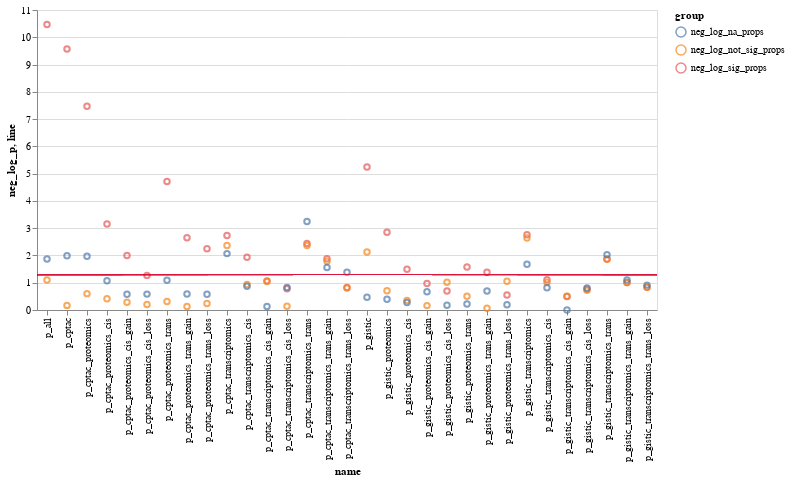

This figure's notebook cell:
### Code cell
all_pvals = all_pvals.infer_objects()

all_pvals = all_pvals.assign(
    line=-np.log10(0.05),
    neg_log_sig_props=-np.log10(all_pvals["sig_props"]),
    neg_log_not_sig_props=-np.log10(all_pvals["not_sig_props"]),
    neg_log_na_props=-np.log10(all_pvals["na_props"]),
)

all_pvals = all_pvals.drop(columns=["sig_props", "not_sig_props", "na_props"])
all_pvals = all_pvals.melt(
    id_vars=["name", "line"],
    value_vars=["neg_log_sig_props", "neg_log_not_sig_props", "neg_log_na_props"],
    var_name="group",
    value_name="neg_log_p",
)

base = alt.Chart(all_pvals)

dots = base.mark_point().encode(
    x="name",
    y="neg_log_p",
    color="group",
)

line = base.mark_rule(color="crimson").encode(
    y="line"
)

dots + line

### Figure 1 — Vega-Lite specification as saved in the notebook (floating-point values rounded to 4 significant figures)
{"config": {"view": {"continuousWidth": 400, "continuousHeight": 300}}, "layer": [{"mark": "point", "encoding": {"color": {"field": "group", "type": "nominal"}, "x": {"field": "name", "type": "nominal"}, "y": {"field": "neg_log_p", "type": "quantitative"}}}, {"mark": {"type": "rule", "color": "crimson"}, "encoding": {"y": {"field": "line", "type": "quantitative"}}}], "data": {"name": "data-c6985df01219acf5fcbb7279ffdbd68d"}, "$schema": "https://vega.github.io/schema/vega-lite/v4.17.0.json", "datasets": {"data-c6985df01219acf5fcbb7279ffdbd68d": [{"name": "p_all", "line": 1.301, "group": "neg_log_sig_props", "neg_log_p": 10.47}, {"name": "p_cptac", "line": 1.301, "group": "neg_log_sig_props", "neg_log_p": 9.569}, {"name": "p_cptac_proteomics", "line": 1.301, "group": "neg_log_sig_props", "neg_log_p": 7.47}, {"name": "p_cptac_proteomics_cis", "line": 1.301, "group": "neg_log_sig_props", "neg_log_p": 3.152}, {"name": "p_cptac_proteomics_cis_loss", "line": 1.301, "group": "neg_log_sig_props", "neg_log_p": 1.269}, {"name": "p_cptac_proteomics_cis_gain", "line": 1.301, "group": "neg_log_sig_props", "neg_log_p": 2.002}, {"name": "p_cptac_proteomics_trans", "line": 1.301, "group": "neg_log_sig_props", "neg_log_p": 4.714}, {"name": "p_cptac_proteomics_trans_loss", "line": 1.301, "group": "neg_log_sig_props", "neg_log_p": 2.248}, {"name": "p_cptac_proteomics_trans_gain", "line": 1.301, "group": "neg_log_sig_props", "neg_log_p": 2.646}, {"name": "p_cptac_transcriptomics", "line": 1.301, "group": "neg_log_sig_props", "neg_log_p": 2.728}, {"name": "p_cptac_transcriptomics_cis", "line": 1.301, "group": "neg_log_sig_props", "neg_log_p": 1.93}, {"name": "p_cptac_transcriptomics_cis_loss", "line": 1.301, "group": "neg_log_sig_props", "neg_log_p": 0.7791}, {"name": "p_cptac_transcriptomics_cis_gain", "line": 1.301, "group": "neg_log_sig_props", "neg_log_p": 1.068}, {"name": "p_cptac_transcriptomics_trans", "line": 1.301, "group": "neg_log_sig_props", "neg_log_p": 2.439}, {"name": "p_cptac_transcriptomics_trans_loss", "line": 1.301, "group": "neg_log_sig_props", "neg_log_p": 0.8291}, {"name": "p_cptac_transcriptomics_trans_gain", "line": 1.301, "group": "neg_log_sig_props", "neg_log_p": 1.882}, {"name": "p_gistic", "line": 1.301, "group": "neg_log_sig_props", "neg_log_p": 5.247}, {"name": "p_gistic_proteomics", "line": 1.301, "group": "neg_log_sig_props", "neg_log_p": 2.847}, {"name": "p_gistic_proteomics_cis", "line": 1.301, "group": "neg_log_sig_props", "neg_log_p": 1.498}, {"name": "p_gistic_proteomics_cis_loss", "line": 1.301, "group": "neg_log_sig_props", "neg_log_p": 0.6946}, {"name": "p_gistic_proteomics_cis_gain", "line": 1.301, "group": "neg_log_sig_props", "neg_log_p": 0.9688}, {"name": "p_gistic_proteomics_trans", "line": 1.301, "group": "neg_log_sig_props", "neg_log_p": 1.574}, {"name": "p_gistic_proteomics_trans_loss", "line": 1.301, "group": "neg_log_sig_props", "neg_log_p": 0.5481}, {"name": "p_gistic_proteomics_trans_gain", "line": 1.301, "group": "neg_log_sig_props", "neg_log_p": 1.383}, {"name": "p_gistic_transcriptomics", "line": 1.301, "group": "neg_log_sig_props", "neg_log_p": 2.762}, {"name": "p_gistic_transcriptomics_cis", "line": 1.301, "group": "neg_log_sig_props", "neg_log_p": 1.106}, {"name": "p_gistic_transcriptomics_cis_loss", "line": 1.301, "group": "neg_log_sig_props", "neg_log_p": 0.7632}, {"name": "p_gistic_transcriptomics_cis_gain", "line": 1.301, "group": "neg_log_sig_props", "neg_log_p": 0.4963}, {"name": "p_gistic_transcriptomics_trans", "line": 1.301, "group": "neg_log_sig_props", "neg_log_p": 1.871}, {"name": "p_gistic_transcriptomics_trans_loss", "line": 1.301, "group": "neg_log_sig_props", "neg_log_p": 0.8342}, {"name": "p_gistic_transcriptomics_trans_gain", "line": 1.301, "group": "neg_log_sig_props", "neg_log_p": 1.012}, {"name": "p_all", "line": 1.301, "group": "neg_log_not_sig_props", "neg_log_p": 1.098}, {"name": "p_cptac", "line": 1.301, "group": "neg_log_not_sig_props", "neg_log_p": 0.1692}, {"name": "p_cptac_proteomics", "line": 1.301, "group": "neg_log_not_sig_props", "neg_log_p": 0.6003}, {"name": "p_cptac_proteomics_cis", "line": 1.301, "group": "neg_log_not_sig_props", "neg_log_p": 0.4155}, {"name": "p_cptac_proteomics_cis_loss", "line": 1.301, "group": "neg_log_not_sig_props", "neg_log_p": 0.1976}, {"name": "p_cptac_proteomics_cis_gain", "line": 1.301, "group": "neg_log_not_sig_props", "neg_log_p": 0.2836}, {"name": "p_cptac_proteomics_trans", "line": 1.301, "group": "neg_log_not_sig_props", "neg_log_p": 0.309}, {"name": "p_cptac_proteomics_trans_loss", "line": 1.301, "group": "neg_log_not_sig_props", "neg_log_p": 0.2361}, {"name": "p_cptac_proteomics_trans_gain", "line": 1.301, "group": "neg_log_not_sig_props", "neg_log_p": 0.1301}, {"name": "p_cptac_transcriptomics", "line": 1.301, "group": "neg_log_not_sig_props", "neg_log_p": 2.368}, {"name": "p_cptac_transcriptomics_cis", "line": 1.301, "group": "neg_log_not_sig_props", "neg_log_p": 0.9372}, {"name": "p_cptac_transcriptomics_cis_loss", "line": 1.301, "group": "neg_log_not_sig_props", "neg_log_p": 0.1358}, {"name": "p_cptac_transcriptomics_cis_gain", "line": 1.301, "group": "neg_log_not_sig_props", "neg_log_p": 1.046}, {"name": "p_cptac_transcriptomics_trans", "line": 1.301, "group": "neg_log_not_sig_props", "neg_log_p": 2.367}, {"name": "p_cptac_transcriptomics_trans_loss", "line": 1.301, "group": "neg_log_not_sig_props", "neg_log_p": 0.8028}, {"name": "p_cptac_transcriptomics_trans_gain", "line": 1.301, "group": "neg_log_not_sig_props", "neg_log_p": 1.791}, {"name": "p_gistic", "line": 1.301, "group": "neg_log_not_sig_props", "neg_log_p": 2.126}, {"name": "p_gistic_proteomics", "line": 1.301, "group": "neg_log_not_sig_props", "neg_log_p": 0.7039}, {"name": "p_gistic_proteomics_cis", "line": 1.301, "group": "neg_log_not_sig_props", "neg_log_p": 0.3495}, {"name": "p_gistic_proteomics_cis_loss", "line": 1.301, "group": "neg_log_not_sig_props", "neg_log_p": 1.02}, {"name": "p_gistic_proteomics_cis_gain", "line": 1.301, "group": "neg_log_not_sig_props", "neg_log_p": 0.1608}, {"name": "p_gistic_proteomics_trans", "line": 1.301, "group": "neg_log_not_sig_props", "neg_log_p": 0.5035}, {"name": "p_gistic_proteomics_trans_loss", "line": 1.301, "group": "neg_log_not_sig_props", "neg_log_p": 1.052}, {"name": "p_gistic_proteomics_trans_gain", "line": 1.301, "group": "neg_log_not_sig_props", "neg_log_p": 0.06029}, {"name": "p_gistic_transcriptomics", "line": 1.301, "group": "neg_log_not_sig_props", "neg_log_p": 2.643}, {"name": "p_gistic_transcriptomics_cis", "line": 1.301, "group": "neg_log_not_sig_props", "neg_log_p": 1.017}, {"name": "p_gistic_transcriptomics_cis_loss", "line": 1.301, "group": "neg_log_not_sig_props", "neg_log_p": 0.7204}, {"name": "p_gistic_transcriptomics_cis_gain", "line": 1.301, "group": "neg_log_not_sig_props", "neg_log_p": 0.5036}, {"name": "p_gistic_transcriptomics_trans", "line": 1.301, "group": "neg_log_not_sig_props", "neg_log_p": 1.86}, {"name": "p_gistic_transcriptomics_trans_loss", "line": 1.301, "group": "neg_log_not_sig_props", "neg_log_p": 0.83}, {"name": "p_gistic_transcriptomics_trans_gain", "line": 1.301, "group": "neg_log_not_sig_props", "neg_log_p": 1.005}, {"name": "p_all", "line": 1.301, "group": "neg_log_na_props", "neg_log_p": 1.873}, {"name": "p_cptac", "line": 1.301, "group": "neg_log_na_props", "neg_log_p": 1.993}, {"name": "p_cptac_proteomics", "line": 1.301, "group": "neg_log_na_props", "neg_log_p": 1.971}, {"name": "p_cptac_proteomics_cis", "line": 1.301, "group": "neg_log_na_props", "neg_log_p": 1.073}, {"name": "p_cptac_proteomics_cis_loss", "line": 1.301, "group": "neg_log_na_props", "neg_log_p": 0.5824}, {"name": "p_cptac_proteomics_cis_gain", "line": 1.301, "group": "neg_log_na_props", "neg_log_p": 0.5795}, {"name": "p_cptac_proteomics_trans", "line": 1.301, "group": "neg_log_na_props", "neg_log_p": 1.089}, {"name": "p_cptac_proteomics_trans_loss", "line": 1.301, "group": "neg_log_na_props", "neg_log_p": 0.5772}, {"name": "p_cptac_proteomics_trans_gain", "line": 1.301, "group": "neg_log_na_props", "neg_log_p": 0.5894}, {"name": "p_cptac_transcriptomics", "line": 1.301, "group": "neg_log_na_props", "neg_log_p": 2.067}, {"name": "p_cptac_transcriptomics_cis", "line": 1.301, "group": "neg_log_na_props", "neg_log_p": 0.873}, {"name": "p_cptac_transcriptomics_cis_loss", "line": 1.301, "group": "neg_log_na_props", "neg_log_p": 0.8276}, {"name": "p_cptac_transcriptomics_cis_gain", "line": 1.301, "group": "neg_log_na_props", "neg_log_p": 0.1297}, {"name": "p_cptac_transcriptomics_trans", "line": 1.301, "group": "neg_log_na_props", "neg_log_p": 3.245}, {"name": "p_cptac_transcriptomics_trans_loss", "line": 1.301, "group": "neg_log_na_props", "neg_log_p": 1.384}, {"name": "p_cptac_transcriptomics_trans_gain", "line": 1.301, "group": "neg_log_na_props", "neg_log_p": 1.554}, {"name": "p_gistic", "line": 1.301, "group": "neg_log_na_props", "neg_log_p": 0.4711}, {"name": "p_gistic_proteomics", "line": 1.301, "group": "neg_log_na_props", "neg_log_p": 0.3927}, {"name": "p_gistic_proteomics_cis", "line": 1.301, "group": "neg_log_na_props", "neg_log_p": 0.272}, {"name": "p_gistic_proteomics_cis_loss", "line": 1.301, "group": "neg_log_na_props", "neg_log_p": 0.1779}, {"name": "p_gistic_proteomics_cis_gain", "line": 1.301, "group": "neg_log_na_props", "neg_log_p": 0.668}, {"name": "p_gistic_proteomics_trans", "line": 1.301, "group": "neg_log_na_props", "neg_log_p": 0.2203}, {"name": "p_gistic_proteomics_trans_loss", "line": 1.301, "group": "neg_log_na_props", "neg_log_p": 0.1929}, {"name": "p_gistic_proteomics_trans_gain", "line": 1.301, "group": "neg_log_na_props", "neg_log_p": 0.6959}, {"name": "p_gistic_transcriptomics", "line": 1.301, "group": "neg_log_na_props", "neg_log_p": 1.676}, {"name": "p_gistic_transcriptomics_cis", "line": 1.301, "group": "neg_log_na_props", "neg_log_p": 0.8169}, {"name": "p_gistic_transcriptomics_cis_loss", "line": 1.301, "group": "neg_log_na_props", "neg_log_p": 0.8057}, {"name": "p_gistic_transcriptomics_cis_gain", "line": 1.301, "group": "neg_log_na_props", "neg_log_p": -0.0}, {"name": "p_gistic_transcriptomics_trans", "line": 1.301, "group": "neg_log_na_props", "neg_log_p": 2.022}, {"name": "p_gistic_transcriptomics_trans_loss", "line": 1.301, "group": "neg_log_na_props", "neg_log_p": 0.9123}, {"name": "p_gistic_transcriptomics_trans_gain", "line": 1.301, "group": "neg_log_na_props", "neg_log_p": 1.099}]}}
